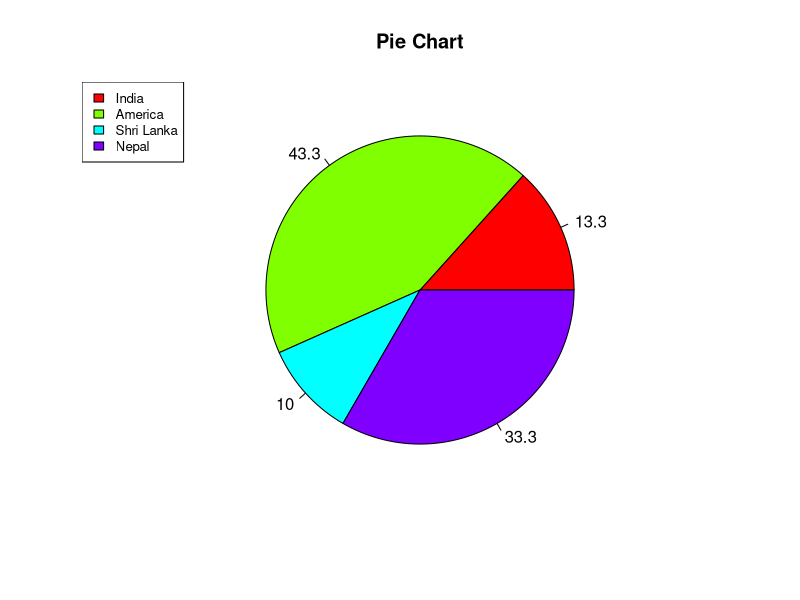

This chart was generated by the following R code:
x <- c(20, 65, 15, 50)  
labels <- c("India", "America", "Shri Lanka", "Nepal")  
pie_percent=round((100*x)/sum(x),1)
png(file="legend.jpg")
pie(x,labels = pie_percent,main = "Pie Chart",col=rainbow(length(x)))
legend("topleft",c("India", "America", "Shri Lanka", "Nepal"),cex=0.8,fill = rainbow(length(x)))
dev.off()